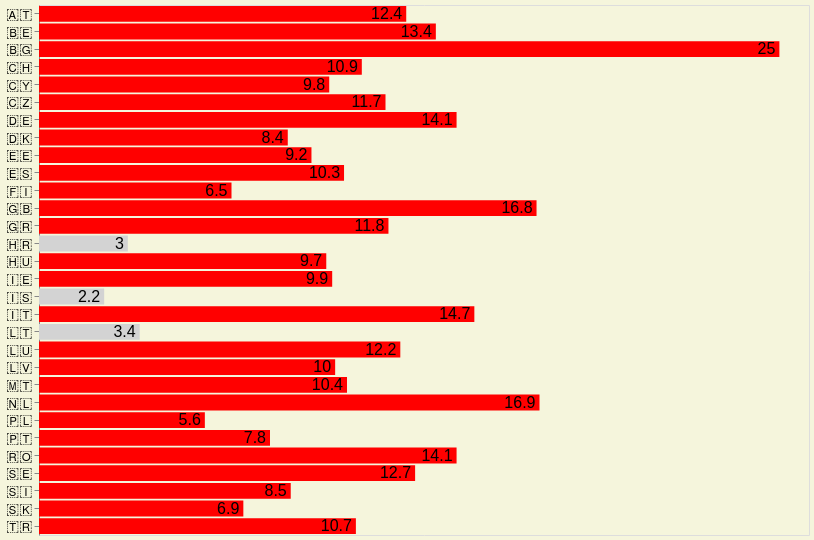

Write the Vega-Lite specification saved for this chart.
### Vega-Lite specification from a JSON file in a GitHub repository (floating-point values rounded to 4 significant figures)
{"$schema": "https://vega.github.io/schema/vega-lite/v4.json", "description": "Vega-Lite version of bar chart from https://observablehq.com/@d3/learn-d3-scales.", "width": 770, "height": 530, "background": "#f5f5dc", "data": {"values": [{"country": "🇦🇹", "PercentageofCrime": 12.4}, {"country": "🇧🇪", "PercentageofCrime": 13.4}, {"country": "🇧🇬", "PercentageofCrime": 25}, {"country": "🇨🇭", "PercentageofCrime": 10.9}, {"country": "🇨🇾", "PercentageofCrime": 9.8}, {"country": "🇨🇿", "PercentageofCrime": 11.7}, {"country": "🇩🇪", "PercentageofCrime": 14.1}, {"country": "🇩🇰", "PercentageofCrime": 8.4}, {"country": "🇪🇪", "PercentageofCrime": 9.2}, {"country": "🇬🇷", "PercentageofCrime": 11.8}, {"country": "🇪🇸", "PercentageofCrime": 10.3}, {"country": "🇫🇮", "PercentageofCrime": 6.5}, {"country": "🇭🇷", "PercentageofCrime": 3}, {"country": "🇭🇺", "PercentageofCrime": 9.7}, {"country": "🇮🇪", "PercentageofCrime": 9.9}, {"country": "🇮🇸", "PercentageofCrime": 2.2}, {"country": "🇮🇹", "PercentageofCrime": 14.7}, {"country": "🇱🇹", "PercentageofCrime": 3.4}, {"country": "🇱🇺", "PercentageofCrime": 12.2}, {"country": "🇱🇻", "PercentageofCrime": 10}, {"country": "🇲🇹", "PercentageofCrime": 10.4}, {"country": "🇳🇱", "PercentageofCrime": 16.9}, {"country": "🇵🇱", "PercentageofCrime": 5.6}, {"country": "🇵🇹", "PercentageofCrime": 7.8}, {"country": "🇷🇴", "PercentageofCrime": 14.1}, {"country": "🇸🇪", "PercentageofCrime": 12.7}, {"country": "🇸🇮", "PercentageofCrime": 8.5}, {"country": "🇸🇰", "PercentageofCrime": 6.9}, {"country": "🇹🇷", "PercentageofCrime": 10.7}, {"country": "🇬🇧", "PercentageofCrime": 16.8}]}, "params": [{"name": "Country_selection", "bind": {"input": "select", "options": [null, "🇦🇹", "🇧🇪", "🇧🇬", "🇨🇭", "🇨🇾", "🇨🇿", "🇩🇪", "🇩🇰", "🇪🇪", "🇬🇷", "🇪🇸", "🇫🇮", "🇭🇷", "🇭🇺", "🇮🇪", "🇮🇸", "🇮🇹", "🇱🇹", "🇲🇹", "🇱🇺", "🇳🇱", "🇵🇹", "🇷🇴", "🇵🇱", "🇸🇪", "🇸🇮", "🇸🇰", "🇹🇷", "🇬🇧"], "labels": ["Show All", "🇦🇹", "🇧🇪", "🇧🇬", "🇨🇭", "🇨🇾", "🇨🇿", "🇩🇪", "🇩🇰", "🇪🇪", "🇬🇷", "🇪🇸", "🇫🇮", "🇭🇷", "🇭🇺", "🇮🇪", "🇮🇸", "🇮🇹", "🇱🇹", "🇲🇹", "🇱🇺", "🇳🇱", "🇵🇹", "🇷🇴", "🇵🇱", "🇸🇪", "🇸🇮", "🇸🇰", "🇹🇷", "🇬🇧"], "name": "Country Selection: "}}], "transform": [{"filter": "Country_selection == null || datum.country == Country_selection"}], "encoding": {"y": {"field": "country", "type": "nominal", "axis": {"title": null, "labelFontSize": 15}}, "x": {"field": "PercentageofCrime", "type": "quantitative", "title": null, "axis": null}}, "layer": [{"mark": "bar", "encoding": {"color": {"condition": {"test": {"field": "PercentageofCrime", "gt": 5}, "value": "red"}, "value": "lightgrey"}}}, {"mark": {"type": "text", "fontSize": 16, "align": "right", "xOffset": -4, "aria": false}, "encoding": {"text": {"field": "PercentageofCrime", "type": "quantitative"}, "color": {"value": "Black"}}}], "config": {"tick": {}}}
